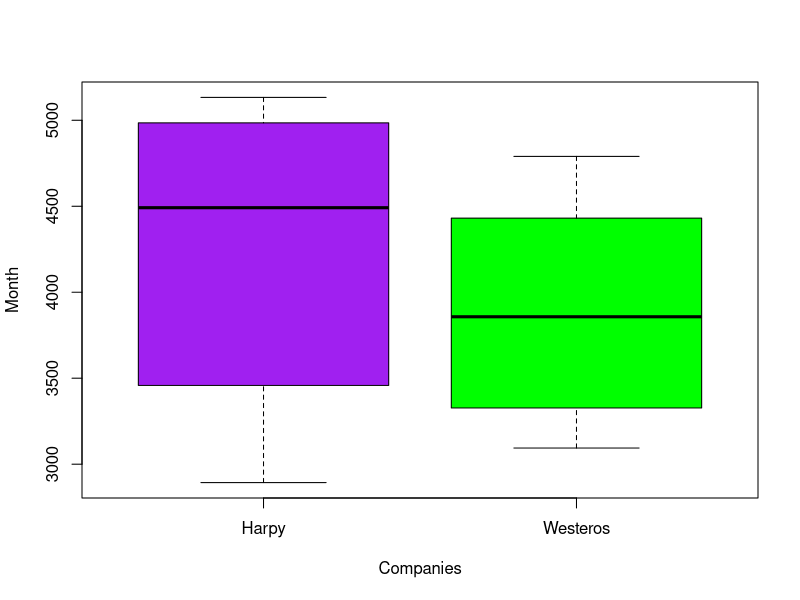

Write the R code that produced this figure.
## ---- chunk 1
setwd("C:/Users/Anastasia Panteleeva/Desktop/task2")

data <- read.csv(file = "production-data.csv", header = TRUE)

sum_defect <- 0
sum_produced <- 0
table1 <- c()
table2 <- c()
count <- 0
## ---- chunk 2
for (j in 1:6) {
  for (i in 1:50) {
    for (k in 1:(8-j)) {
      sum_defect <- sum_defect + data[k+27*(i-1)+count,5]
    }
    sum_produced <- sum_produced + data[27*(i-1)+1+count,4]
    sum_produced <- sum_produced - sum_defect 
    sum_defect <- 0
  }
  table1 <- append(table1, sum_produced)
  sum_produced <- 0
  count <- count + (8-j)
}

count <- 0

for (j in 1:6) {
  for (i in 51:100) {
    for (k in 1:(8-j)) {
      sum_defect <- sum_defect + data[k+27*(i-1)+count,5]
    }
    sum_produced <- sum_produced + data[27*(i-1)+1+count,4]
    sum_produced <- sum_produced - sum_defect 
    sum_defect <- 0
  }
  table2 <- append(table2, sum_produced)
  sum_produced <- 0
  count <- count + (8-j)
}

## ---- chunk 3
Companies <- c("Harpy", "Harpy", "Harpy", "Harpy", "Harpy", "Harpy", "Westeros", "Westeros", "Westeros", "Westeros", "Westeros", "Westeros")
Month <- c(table1, table2)

boxplot(Month ~ Companies, col=c("purple", "green"))
